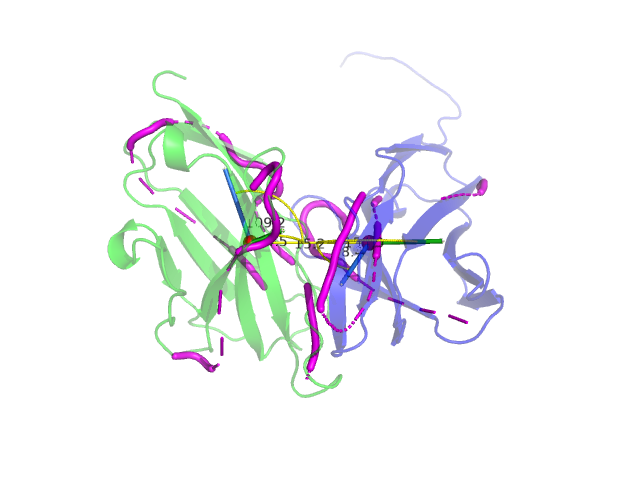

Write the Python code that produced this figure.

from pymol import cmd, cgo
cmd.load("outputs/4dzb/4dzb_oriented.pdb","input_4dzb_oriented")
cmd.load("outputs/4dzb/consensus_oriented.pdb","cons_4dzb_oriented")
cmd.bg_color("white")
cmd.hide("everything","all")
cmd.show("cartoon","input_4dzb_oriented")
cmd.color("blue","input_4dzb_oriented and chain A")
cmd.color("green","input_4dzb_oriented and chain B")
cmd.set("cartoon_transparency",0.5,"input_4dzb_oriented")
cmd.show("cartoon","cons_4dzb_oriented")
cmd.color("magenta","cons_4dzb_oriented")

cmd.pseudoatom("CAcent_4dzb_oriented", pos=[15.2, 0.0, 0.0], color="red")
cmd.pseudoatom("CBcent_4dzb_oriented", pos=[0.0, 0.0, 0.0], color="red")
cmd.show("spheres","CAcent_4dzb_oriented or CBcent_4dzb_oriented")
cmd.set("sphere_scale",1.0,"CAcent_4dzb_oriented or CBcent_4dzb_oriented")

cmd.pseudoatom("A1end_4dzb_oriented", pos=[11.517131733692704, -5.049959295100113, 7.806048574662422])
cmd.pseudoatom("A2end_4dzb_oriented", pos=[24.187940573750208, 0.21336915651470284, 4.378515771449429])
cmd.pseudoatom("B1end_4dzb_oriented", pos=[-3.2886664603581632, 9.443763763661277, 5.230899662991048e-08])
cmd.pseudoatom("B2end_4dzb_oriented", pos=[4.30511084761935, 1.4991982769639511, 8.900473044600139])

cmd.load_cgo([
        cgo.CYLINDER,15.200,0.000,0.000,
                     11.517,-5.050,7.806,
                     0.3,
                     0.2,0.5,1.0,
                     0.2,0.5,1.0,
        cgo.CONE,11.517,-5.050,7.806,
                 15.200,0.000,0.000,
                 0.44999999999999996,0.0,
                 0.2,0.5,1.0,
                 0.2,0.5,1.0,1.0
    ],"PC1A_4dzb_oriented")
cmd.load_cgo([
        cgo.CYLINDER,15.200,0.000,0.000,
                     24.188,0.213,4.379,
                     0.3,
                     0.1,0.8,0.1,
                     0.1,0.8,0.1,
        cgo.CONE,24.188,0.213,4.379,
                 15.200,0.000,0.000,
                 0.44999999999999996,0.0,
                 0.1,0.8,0.1,
                 0.1,0.8,0.1,1.0
    ],"PC2A_4dzb_oriented")
cmd.load_cgo([
        cgo.CYLINDER,0.000,0.000,0.000,
                     -3.289,9.444,0.000,
                     0.3,
                     0.2,0.5,1.0,
                     0.2,0.5,1.0,
        cgo.CONE,-3.289,9.444,0.000,
                 0.000,0.000,0.000,
                 0.44999999999999996,0.0,
                 0.2,0.5,1.0,
                 0.2,0.5,1.0,1.0
    ],"PC1B_4dzb_oriented")
cmd.load_cgo([
        cgo.CYLINDER,0.000,0.000,0.000,
                     4.305,1.499,8.900,
                     0.3,
                     0.1,0.8,0.1,
                     0.1,0.8,0.1,
        cgo.CONE,4.305,1.499,8.900,
                 0.000,0.000,0.000,
                 0.44999999999999996,0.0,
                 0.1,0.8,0.1,
                 0.1,0.8,0.1,1.0
    ],"PC2B_4dzb_oriented")
cmd.load_cgo([
        cgo.CYLINDER,15.200,0.000,0.000,
                     0.000,0.000,0.000,
                     0.3,
                     0.5,0.0,0.5,
                     0.5,0.0,0.5,
        cgo.CONE,0.000,0.000,0.000,
                 15.200,0.000,0.000,
                 0.44999999999999996,0.0,
                 0.5,0.0,0.5,
                 0.5,0.0,0.5,1.0
    ],"dc_4dzb_oriented")

cmd.angle("AC1_4dzb_oriented","A1end_4dzb_oriented","CAcent_4dzb_oriented","CBcent_4dzb_oriented")
cmd.angle("AC2_4dzb_oriented","A2end_4dzb_oriented","CAcent_4dzb_oriented","CBcent_4dzb_oriented")
cmd.angle("BC1_4dzb_oriented","B1end_4dzb_oriented","CBcent_4dzb_oriented","CAcent_4dzb_oriented")
cmd.angle("BC2_4dzb_oriented","B2end_4dzb_oriented","CBcent_4dzb_oriented","CAcent_4dzb_oriented")
cmd.distance("dc_4dzb_oriented","CAcent_4dzb_oriented","CBcent_4dzb_oriented")

cmd.zoom("all")
cmd.png("outputs/4dzb/vis/4dzb_vis.png", dpi=300)
cmd.save("outputs/4dzb/vis/4dzb_vis.pse")
cmd.quit()
